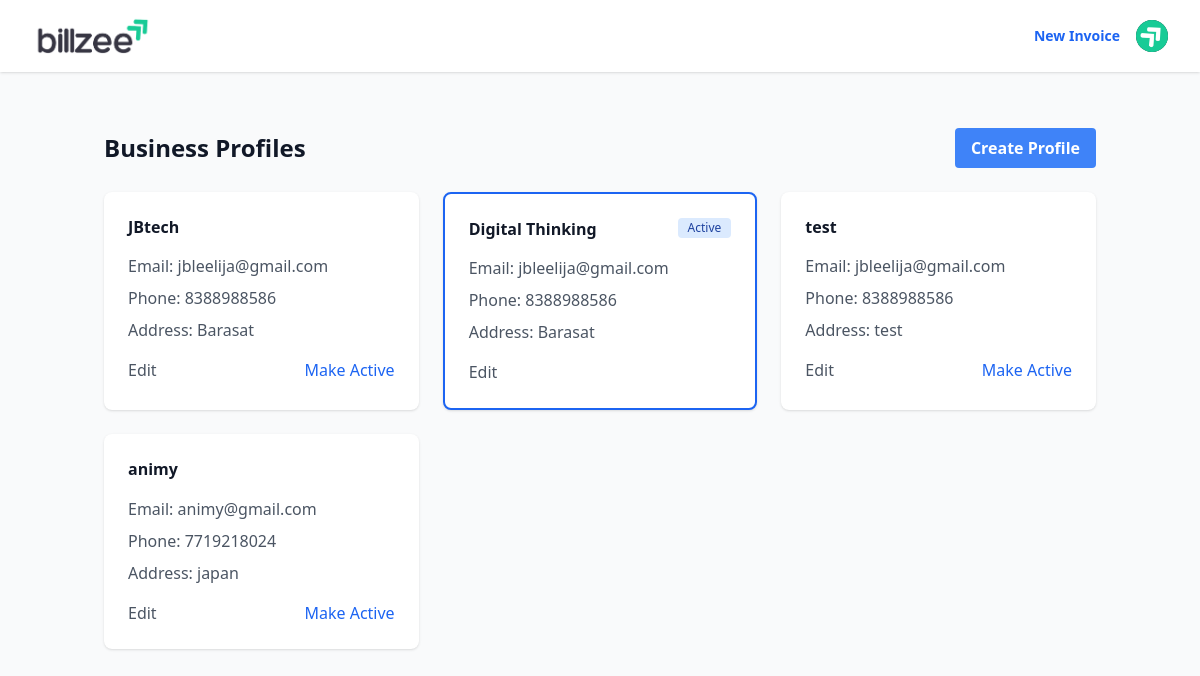
Before: /users/profiles/ (signed in) with the older database file.
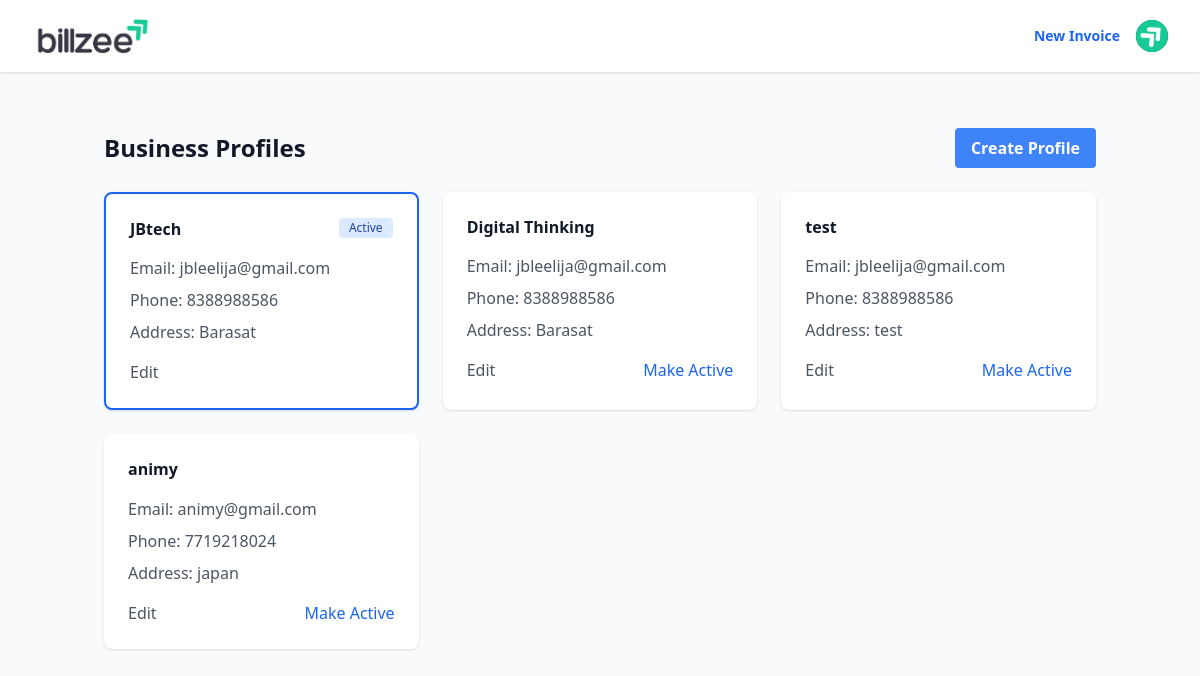
After: the same page with the newer database file.
### users/models.py (models this page shows, shortened)
class Profile(models.Model):
    user = models.ForeignKey(CustomUser, on_delete=models.CASCADE, related_name='profiles')
    is_active = models.BooleanField(default=False)
    company_name = models.CharField(max_length=100)
    company_email = models.EmailField()
    password = models.CharField(max_length=128, default='')
    phone_number = models.CharField(max_length=20)
    address = models.TextField()
    city = models.CharField(max_length=100, blank=True)
    state = models.CharField(max_length=100, blank=True)
    country = models.CharField(max_length=100)
    pin_or_zip = models.CharField(max_length=7, blank=True)
    gst_id = models.CharField(max_length=20, blank=True)
    created_at = models.DateTimeField(auto_now_add=True)
    updated_at = models.DateTimeField(auto_now=True)
    class Meta:
        constraints = [
            models.UniqueConstraint(
                fields=['user', 'is_active'],
                condition=models.Q(is_active=True),
                name='unique_active_profile'
            )
        ]

### users/views.py (the view)
# urls.py: path('profiles/', views.profile_list, name='profile_list'),
@login_required
def profile_list(request):
    profiles = Profile.objects.filter(user=request.user)
    return render(request, 'users/profile_list.html', {
        'profiles': profiles,
        'title': 'Business Profiles'
    })

### users/templates/users/profile_list.html (shortened to what this page needs)
{% extends 'base.html' %}
{% block content %}
<div class="container mx-auto px-4 py-8">
    <div class="flex justify-between items-center mb-6">
        <h1 class="text-2xl font-bold text-gray-900">Business Profiles</h1>
        <a href="{% url 'users:profile_create' %}" class="bg-blue-500 hover:bg-blue-600 text-white font-semibold py-2 px-4 rounded">
            Create Profile
        </a>
    </div>
    {% if profiles %}
        <div class="grid gap-6 md:grid-cols-2 lg:grid-cols-3">
            {% for profile in profiles %}
            <div class="bg-white rounded-lg shadow p-6 {% if profile.is_active %}border-2 border-blue-600{% endif %}">
                <div class="flex justify-between items-start mb-4">
                    <h2 class="text-xl font-semibold text-gray-900">{{ profile.company_name }}</h2>
                    {% if profile.is_active %}
                        <span class="bg-blue-100 text-blue-800 text-xs font-medium px-2.5 py-0.5 rounded">Active</span>
                    {% endif %}
                </div>
                <div class="space-y-2 text-gray-600">
                    <p><span class="font-medium">Email:</span> {{ profile.company_email }}</p>
                    <p><span class="font-medium">Phone:</span> {{ profile.phone_number|default:"-" }}</p>
                    <p><span class="font-medium">Address:</span> {{ profile.address|default:"-" }}</p>
                </div>
                <div class="mt-4 flex justify-between">
                    <a href="{% url 'users:profile_edit' profile.pk %}" class="text-gray-600 hover:text-gray-900 font-medium">
                        Edit
                    </a>
                    {% if not profile.is_active %}
                    <form action="{% url 'users:profile_activate' profile.pk %}" method="post" class="inline">
                        <button type="submit" class="text-blue-600 hover:text-blue-800 font-medium">
                            Make Active
                        </button>
                    </form>
                    {% endif %}
                </div>
            </div>
            {% endfor %}
        </div>
    {% endif %}
</div>
{% endblock %}

### templates/base.html (shortened to what this page needs)
{% load static %}
<!DOCTYPE html>
<html lang="en">
<head>
    <link href="{% static 'css/output.css' %}" rel="stylesheet">
    <script src="https://cdn.jsdelivr.net/npm/@tailwindcss/browser@4"></script>
</head>
<body class="bg-gray-50">
    {% if not request.resolver_match.url_name in 'login,register,logout,customer_view' %}
    {% include 'components/users/navbar.html' %}
    {% endif %}
    <main class="max-w-7xl mx-auto py-6 sm:px-6 lg:px-8">
        {% block content %}{% endblock %}
    </main>
</body>
</html>

### templates/components/users/navbar.html (shortened to what this page needs)
{% load static %}
<nav class="bg-white border-gray-200 shadow">
    <div class="max-w-7xl flex flex-wrap items-center justify-between mx-auto p-4 sm:px-6 lg:px-8">
    <a href="{% url 'home' %}" class="flex items-center space-x-3 rtl:space-x-reverse">
        <img src="{% static 'img/site-img/logo.png' %}" class="w-30 h-10" alt="billzee Logo" />
    </a>
    {% if user.is_authenticated %}
    <div class="flex items-center md:order-2 space-x-3 md:space-x-0 rtl:space-x-reverse">
        <a href="{% url 'invoices:create' %}" class="text-blue-600 hover:text-blue-800 text-sm  font-semibold px-4">
            New Invoice
        </a>
        <button type="button" class="flex text-sm bg-gray-800 rounded-full md:me-0 focus:ring-2 focus:ring-gray-300 dark:focus:ring-gray-600" id="user-menu-button" aria-expanded="false" data-dropdown-toggle="user-dropdown" data-dropdown-placement="bottom">
          <img class="w-8 h-8 rounded-full" src="{% static 'img/site-img/user-icon.png' %}" alt="user photo">
        </button>
      {% endif %}
    </div>
  </nav>

Changed rows visible on the page:
changed Profile "JBtech": is_active "Make Active" → "Active"
changed Profile "Digital Thinking": is_active "Active" → "Make Active"
